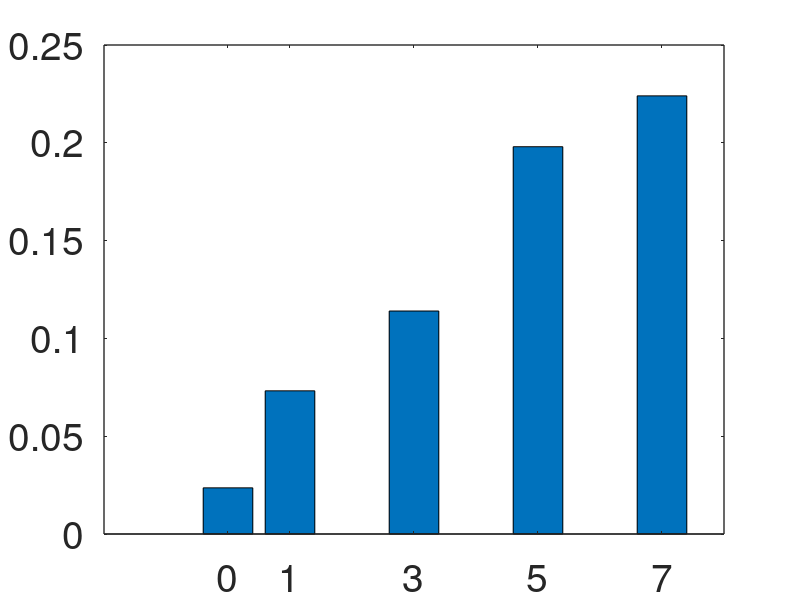

Source code (MATLAB): (Note: this script raises an error after producing the figure.)
% This file is part of MOSAIC version 1.0
% MOSAIC is released under the GNU General Public License v3.0 (GPLv3):
%
% Copyright (c) 2026 Jian Bao (jbao@iphy.ac.cn)
% Institute of Physics, Chinese Academy of Sciences
%
% This program is free software: you can redistribute it and/or modify
% it under the terms of the GNU General Public License as published by
% the Free Software Foundation, either version 3 of the License, or
% (at your option) any later version.
%
% This program is distributed in the hope that it will be useful,
% but WITHOUT ANY WARRANTY; without even the implied warranty of
% MERCHANTABILITY or FITNESS FOR A PARTICULAR PURPOSE.  See the
% GNU General Public License for more details.
%
% You should have received a copy of the GNU General Public License
% along with this program.  If not, see <https://www.gnu.org/licenses/>.
%%%%%%%%%%%%%%%%%%%%%%%%%%%%%%%%%%%%%%%%%%%%%%%%%%%%%%%%%%%%%%%%%%%%%%%%%%%%%%%%%%%%%%%%%%%%%%%%%%%%
% Extract and organize data: m values and corresponding single particle (No.24) push execution times
m_values = [0, 1, 3, 5, 7];
push_times = [0.0236, 0.0732, 0.114, 0.198, 0.224];

% Create a new figure window
figure('name','region',...
        'unit','normalized',...
        'position',[0.0,0.0,0.45,0.59],... % figure position
        'DefaultAxesFontSize',28,...
        'DefaultAxesFontWeight','normal',...
        'DefaultAxesLineWidth',1,...
        'DefaultAxesTickLength',[0.005,0.005]);
% Plot the bar chart
b = bar(m_values, push_times);

% Beautify the bar chart color (using a soft blue)
b.FaceColor = [0.2 0.6 0.8]; 
b.EdgeColor = 'none'; % Remove edge lines for a more modern look

% Set X-axis ticks to ensure only the provided m values are displayed
xticks(m_values);

% Add axis labels and title
xlabel('Number of m in the Perturbation Field', 'FontSize', 30, 'FontWeight', 'bold');
ylabel('Simulation Time (s)', 'FontSize', 30, 'FontWeight', 'bold');%title('Comparison of Single Particle Push Execution Speed for Different m Values', 'FontSize', 14, 'FontWeight', 'bold');

% Add specific value labels on top of each bar (applicable for MATLAB R2019b and later)
xtips = b.XEndPoints;
ytips = b.YEndPoints;
labels = string(push_times);
text(xtips, ytips, labels, 'HorizontalAlignment', 'center', ...
    'VerticalAlignment', 'bottom', 'FontSize',22, 'FontWeight', 'bold');

% Adjust Y-axis limits to leave space for the top labels (increase height by 15%)
ylim([0, max(push_times) * 1.15]);

% Turn on Y-axis grid lines for easier height comparison
grid on;
ax = gca;
ax.YGrid = 'on';
ax.XGrid = 'off'; % No grid needed for the X-axis
ax.GridLineStyle = '--';
ax.GridAlpha = 0.4;
   %saveas(gca,'../output/CoM_2','png');
    print(gcf, '-depsc', '-r600', ['../output/','time_compare','.eps']);
